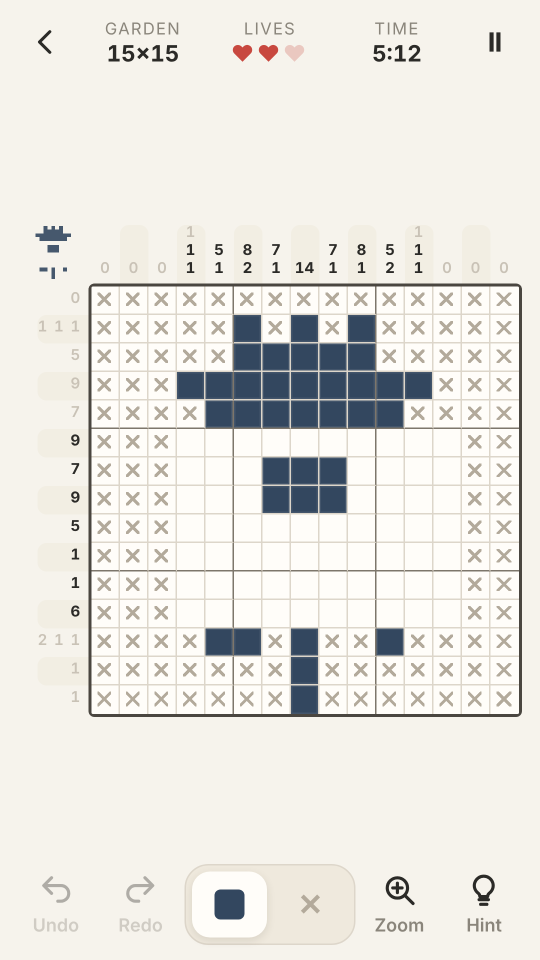
#> input picture store/raw/1-playing.png, 1080 x 1920 px, given in place of 2-reveal.png, which was not available (shown at 1/2 size)
$ python make_store_art.py
#> lines starting #> are read from the running program, lines starting #| are printed output that depends on the picture; after the words box and inside, x2 and y2 are one past the last pixel; in counts of white or black regions, pixels touching at a corner belong together; pictures that were not available may be replaced by others from this repository, and a replacement may not be noted
### assets/make_icon.py
"""Generates Quillpix's original launcher icons, adaptive foreground, splash images and store icons.
Art: a calm paper tile with a faint 9x9 nonogram grid, a pixel heart revealed in colour and one crossed-out square.
Pure Pillow. Run: python3 assets/make_icon.py
"""
import os
from PIL import Image, ImageDraw, ImageFilter

S = 1024
BG_TOP, BG_BOT = (251, 249, 244), (236, 230, 218)
SPLASH = (246, 243, 236)   # #F6F3EC
LINE = (205, 196, 180)
RED, PINK, INK, CROSS = (209, 73, 91), (243, 177, 194), (51, 71, 95), (170, 160, 144)
HEART = ['.rr.rr.', 'rrrrPrr', 'rrrrrPr', 'rrrrrrr', '.rrrrr.', '..rrr..', '...r...']


def lerp(a, b, t):
    return tuple(int(a[i] + (b[i] - a[i]) * t) for i in range(3))


# [98 lines left out: functions background, draw_art, rounded_mask, main, not called in this run]


# [2 lines that do not run on import are left out]

### store/make_store_art.py
"""Builds the Play Store graphics from real in-game captures in store/raw/ (made by store/capture_screens.js).
  store/screenshots/01..08.png  1080x1920 captioned screenshots
  store/feature-graphic-1024x500.png
Run from the repo root: python3 store/make_store_art.py  (needs Pillow)"""
import os, sys
from PIL import Image, ImageDraw, ImageFont, ImageFilter

HERE = os.path.dirname(os.path.abspath(__file__))
sys.path.insert(0, os.path.join(HERE, '..', 'assets'))
import make_icon  # noqa: E402

FONT_DIR = '/usr/share/fonts/truetype/sand-box/google'
SERIF = os.path.join(FONT_DIR, 'Lora/Lora-VariableFont_wght.ttf')
SANS = os.path.join(FONT_DIR, 'Inter/Inter-VariableFont_opsz,wght.ttf')
INK = (43, 42, 39)
BLUE = (61, 111, 182)
MUTED = (122, 116, 104)


def font(path, size, style=None):
    f = ImageFont.truetype(path, size)
    if style:
        try:
            f.set_variation_by_name(style)
        except Exception:
            pass
    return f


CAPTIONS = [
    ('01', '2-reveal', 'Watch the picture bloom', 'Solve the grid and it reveals itself in colour'),
    ('02', '1-playing', 'Pure logic, no guessing', 'Every puzzle has one solution you can reason out'),
    ('03', '10-rewards', 'Daily rewards and challenges', 'A 7-day reward calendar and a new goal every day'),
    ('04', '4-packs', '348 hand-made puzzles', 'Eleven themed packs, from 5x5 to 20x20'),
    ('05', '11-shop', 'Make it yours', 'Themes and ink styles. Cosmetic coins only'),
    ('06', '13-awards', 'Achievements to collect', 'Plus your stats, streaks and best times'),
    ('07', '12-ink', 'Dark mode, your way', 'Midnight is free. Add dots, tiles and more'),
    ('08', '3-complete', 'Calm, not rushed', 'Timer, best times and a gentle mistake mode'),
]


def bg(w, h):
#> called with w = 1080, h = 1920
    im = Image.new('RGB', (w, h))
#> im: PIL image 1080x1920 RGB; every value is 0
    d = ImageDraw.Draw(im)
    for y in range(h):
        d.line([(0, y), (w, y)], fill=make_icon.lerp((250, 248, 243), (234, 228, 216), y / h))
    return im.convert('RGBA')
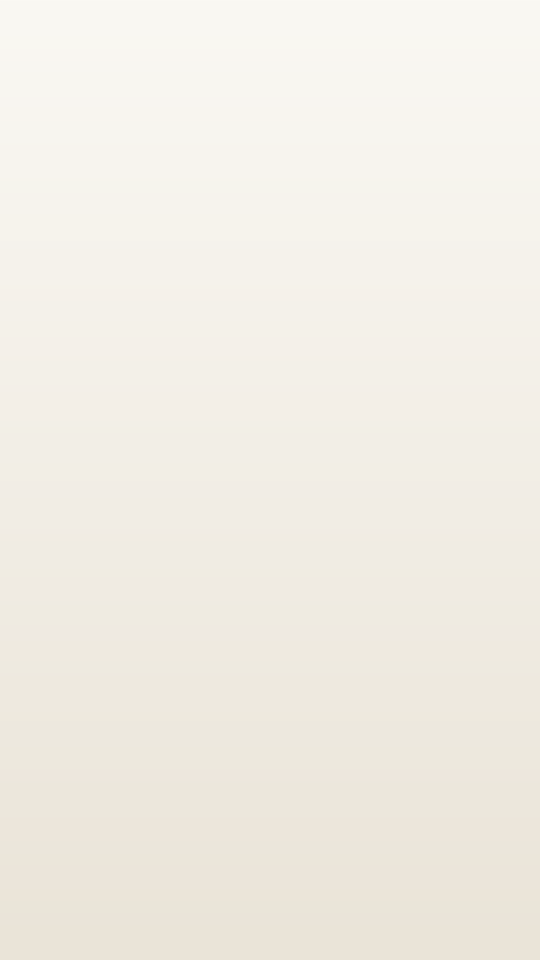
#> returned value: PIL image 1080x1920 RGBA (shown at 1/2 size); mean R, G, B, A 241.5, 237.5, 229, 255


def fit_font(path, text, max_w, start, style=None):
#> called with text = 'Watch the picture bloom', max_w = 960, start = 104, style = 'Medium'
    size = start
    while size > 20:
        f = font(path, size, style)
        if f.getlength(text) <= max_w:
            return f
        size -= 4
    return font(path, size, style)


def rounded(im, r):
    m = Image.new('L', im.size, 0)
    ImageDraw.Draw(m).rounded_rectangle([0, 0, im.size[0] - 1, im.size[1] - 1], r, fill=255)
    out = Image.new('RGBA', im.size, (0, 0, 0, 0))
    out.paste(im, (0, 0), m)
    return out


def screenshot(num, raw, title, sub):
    W, H = 1080, 1920
    canvas = bg(W, H)
    d = ImageDraw.Draw(canvas)
    ft = fit_font(SERIF, title, W - 120, 104, 'Medium')
    tw = ft.getlength(title)
    d.text(((W - tw) / 2, 70), title, font=ft, fill=INK)
    tb = d.textbbox(((W - tw) / 2, 70), title, font=ft)[3]
#> tb = 157
    d.rounded_rectangle([(W / 2 - 50, tb + 24), (W / 2 + 50, tb + 29)], 3, fill=BLUE)
    fs = fit_font(SANS, sub, W - 140, 44, 'Regular')
    sw = fs.getlength(sub)
    d.text(((W - sw) / 2, tb + 52), sub, font=fs, fill=MUTED)
    shot = Image.open(os.path.join(HERE, 'raw', raw + '.png')).convert('RGB')
#> shot is the input picture: PIL image 1080x1920 RGB; mean R, G, B 231.6, 229.5, 224.3
    top = tb + 52 + fs.size + 56
#> top = 305
    sh_h = H - top - 60
#> sh_h = 1555
    sh_w = int(shot.width * sh_h / shot.height)
#> sh_w = 874
    shot = shot.resize((sh_w, sh_h), Image.LANCZOS)
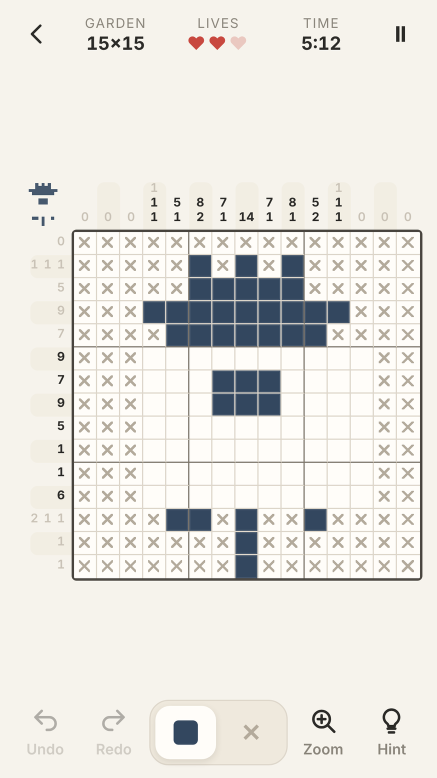
#> shot: PIL image 874x1555 RGB (shown at 1/2 size); mean R, G, B 231.4, 229.5, 224.3
    x = (W - sh_w) // 2
#> x = 103
    shadow = Image.new('RGBA', canvas.size, (0, 0, 0, 0))
#> shadow: PIL image 1080x1920 RGBA; every value is 0
    ImageDraw.Draw(shadow).rounded_rectangle([x - 14, top + 6, x + sh_w + 14, top + sh_h + 34], 60, fill=(60, 50, 30, 70))
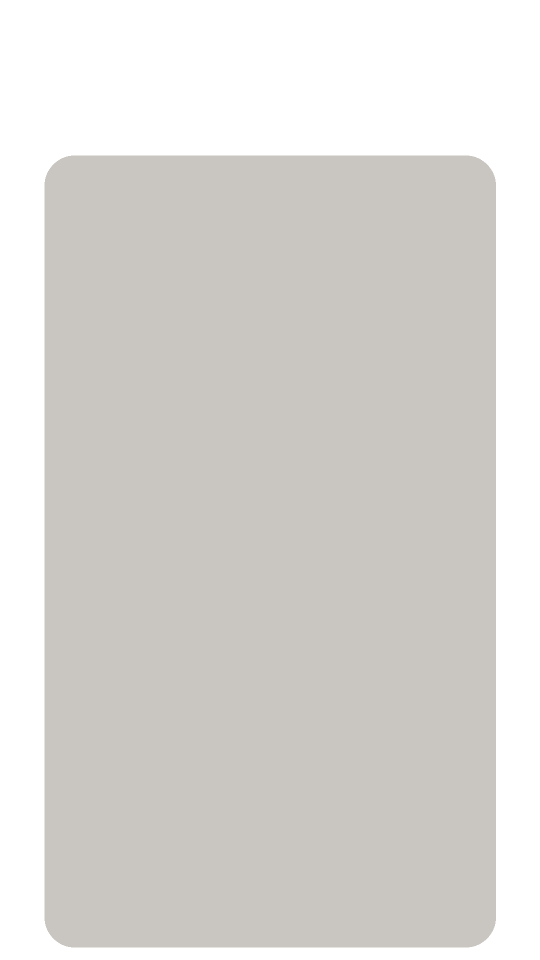
#> shadow: PIL image 1080x1920 RGBA (shown at 1/2 size); mean R, G, B, A 41.3, 34.4, 20.6, 48.2; transparent parts drawn white
    canvas = Image.alpha_composite(canvas, shadow.filter(ImageFilter.GaussianBlur(24)))
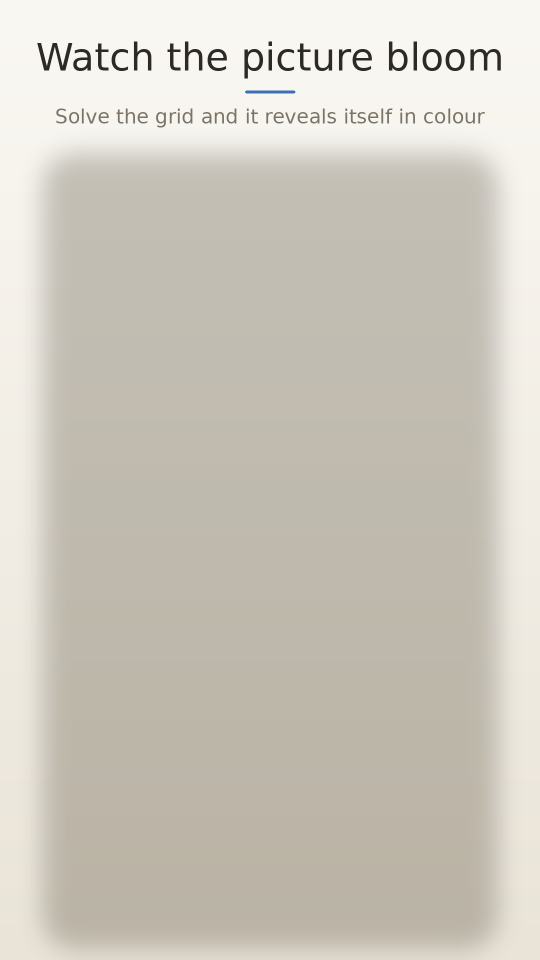
#> canvas: PIL image 1080x1920 RGBA (shown at 1/2 size); mean R, G, B, A 205.1, 200.1, 189.7, 255
    frame = Image.new('RGBA', canvas.size, (0, 0, 0, 0))
    ImageDraw.Draw(frame).rounded_rectangle([x - 14, top - 14, x + sh_w + 14, top + sh_h + 14], 58, fill=(255, 253, 249, 255), outline=(214, 206, 192, 255), width=3)
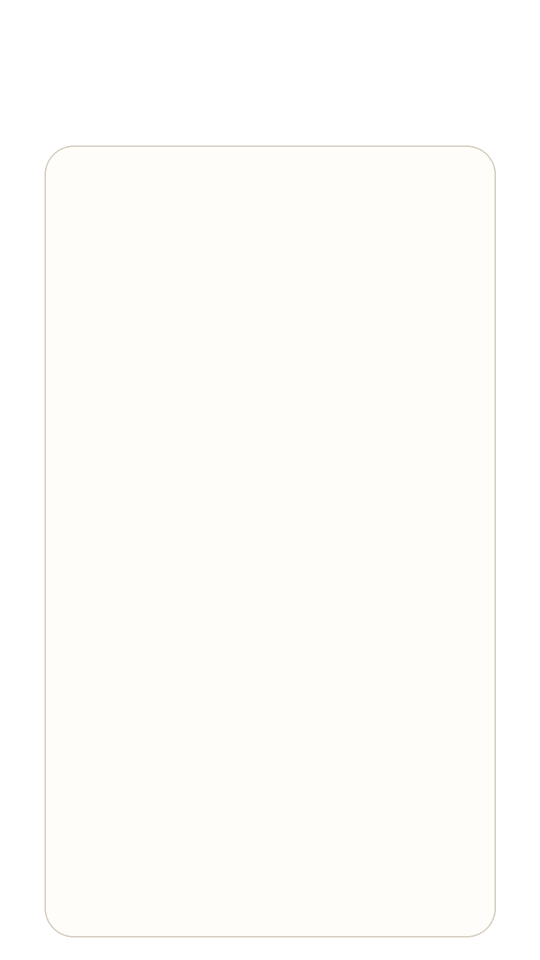
#> frame: PIL image 1080x1920 RGBA (shown at 1/2 size); mean R, G, B, A 175.2, 173.8, 171, 175.5; transparent parts drawn white
    canvas = Image.alpha_composite(canvas, frame)
    canvas.alpha_composite(rounded(shot, 46), (x, top))
#> in rounded, `m = Image.new('L', im.size, 0)`: m: PIL image 874x1555 L; every value is 0
#> in rounded, `ImageDraw.Draw(m).rounded_rectangle([0, 0, im.size[0] - 1, im.size[1] ..`:
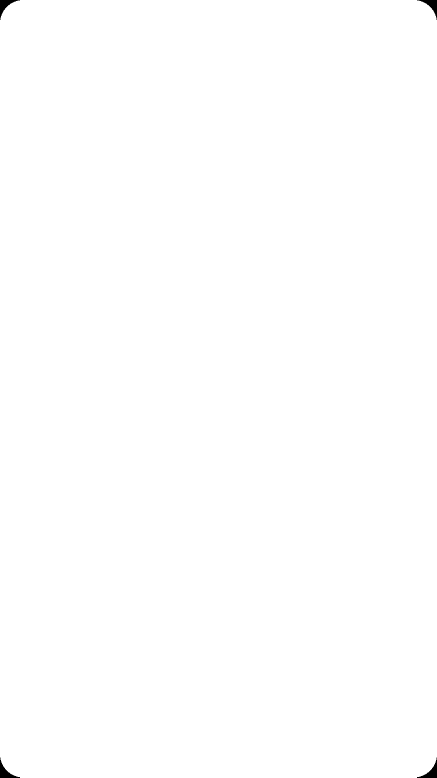
#> m: PIL image 874x1555 L (shown at 1/2 size); 99.9% white; 4 black regions, box (x1, y1, x2, y2) and area: (0, 0, 40, 40) 470, (834, 0, 874, 40) 470, (0, 1515, 40, 1555) 470, (834, 1515, 874, 1555) 470
#> in rounded, `out = Image.new('RGBA', im.size, (0, 0, 0, 0))`: out: PIL image 874x1555 RGBA; every value is 0
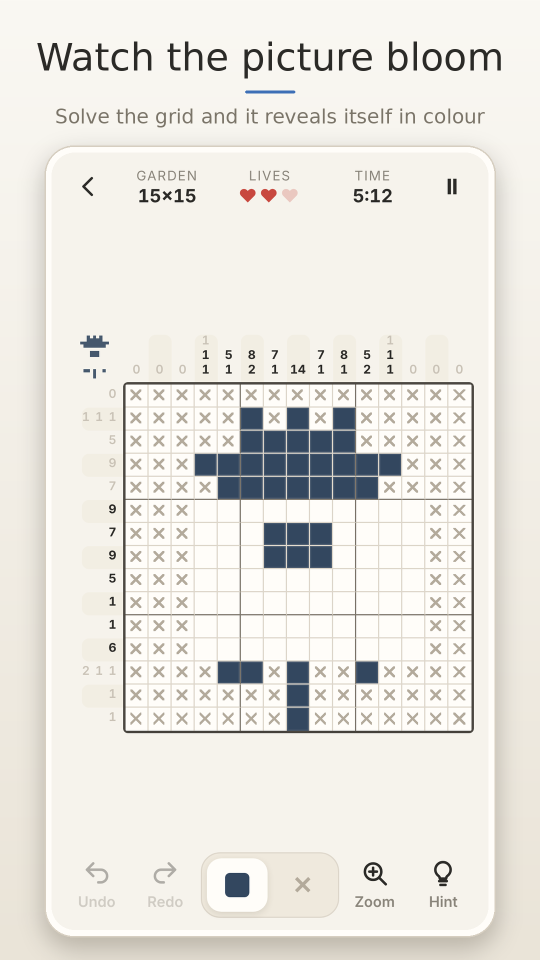
#> canvas: PIL image 1080x1920 RGBA (shown at 1/2 size); mean R, G, B, A 232.4, 230, 224.1, 255
    out = os.path.join(HERE, 'screenshots', num + '.png')
    canvas.convert('RGB').save(out, optimize=True)
#> pass 3 of the loop `for c in CAPTIONS:`:
#> tb = 143
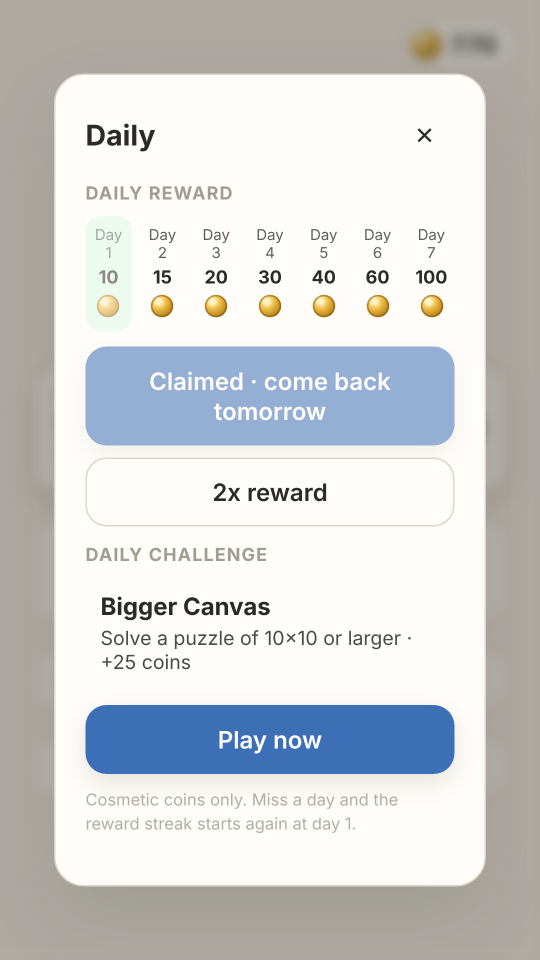
#> input picture store/raw/10-rewards.png, 1080 x 1920 px (shown at 1/2 size)
#> in screenshot, shot is the input picture: PIL image 1080x1920 RGB; mean R, G, B 207.6, 209, 209.4
#> top = 287
#> sh_h = 1573
#> sh_w = 884
#> shot: PIL image 884x1573 RGB
#> x = 98
#> in rounded (call 3), `ImageDraw.Draw(m).rounded_rectangle([0, 0, im.size[0] - 1, im.size[1] ..`:
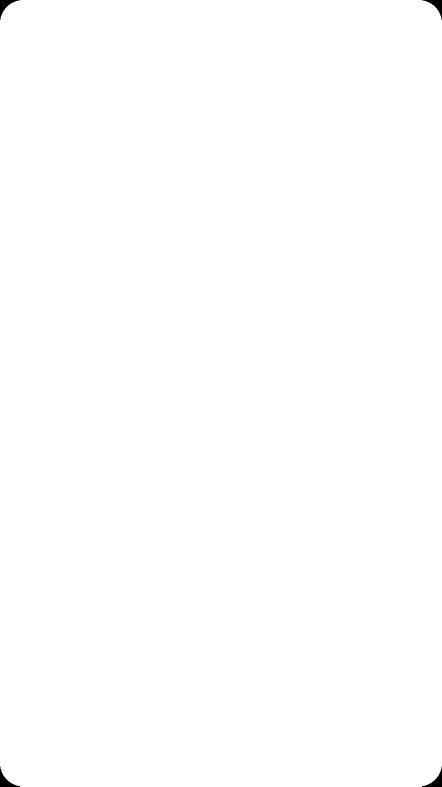
#> m: PIL image 884x1573 L (shown at 1/2 size); 99.9% white; 4 black regions, box (x1, y1, x2, y2) and area: (0, 0, 40, 40) 470, (844, 0, 884, 40) 470, (0, 1533, 40, 1573) 470, (844, 1533, 884, 1573) 470
#> in screenshot (call 3), `canvas.alpha_composite(rounded(shot, 46), (x, top))`:
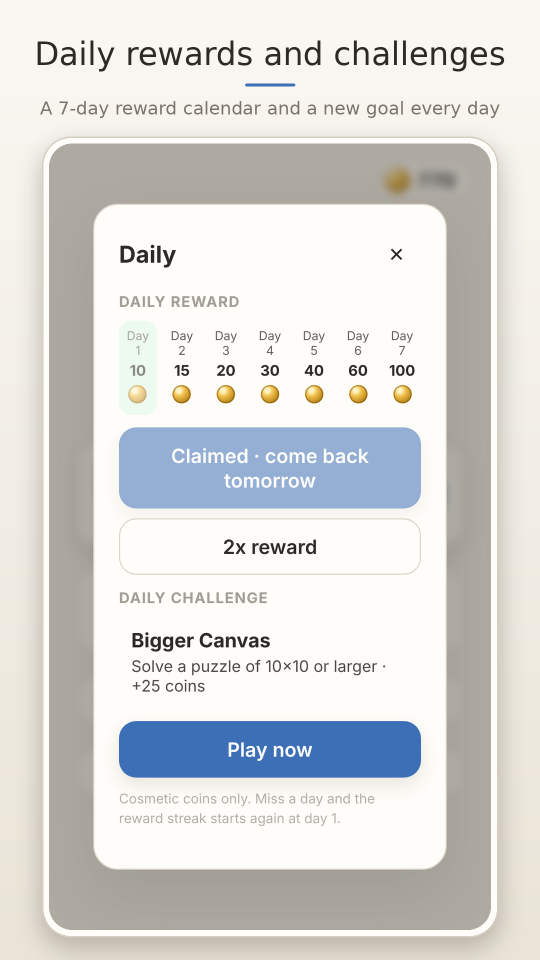
#> canvas: PIL image 1080x1920 RGBA (shown at 1/2 size); mean R, G, B, A 216.5, 216.3, 214.2, 255
    return out


def feature():
    W, H = 1024, 500
    canvas = bg(W, H)
    art = Image.new('RGBA', (1200, 1200), (0, 0, 0, 0))
    make_icon.draw_art(art, 0.8)
    art = art.resize((460, 460), Image.LANCZOS)
    canvas.alpha_composite(art, (W - 460 - 40, (H - 460) // 2))
    d = ImageDraw.Draw(canvas)
    d.text((64, 110), 'Quillpix', font=font(SERIF, 112, 'Medium'), fill=INK)
    d.text((70, 250), 'CALM NONOGRAM', font=font(SANS, 34, 'SemiBold'), fill=BLUE)
    d.rounded_rectangle([(70, 312), (170, 317)], 3, fill=BLUE)
    d.text((70, 340), '348 picture puzzles · daily puzzle', font=font(SANS, 28, 'Regular'), fill=MUTED)
    d.text((70, 380), 'Pure logic · plays offline', font=font(SANS, 28, 'Regular'), fill=MUTED)
    out = os.path.join(HERE, 'feature-graphic-1024x500.png')
    canvas.convert('RGB').save(out, optimize=True)
    return out


if __name__ == '__main__':
    os.makedirs(os.path.join(HERE, 'screenshots'), exist_ok=True)
    for c in CAPTIONS:
#> (the run stopped early here; a loop or call above may not have finished)
